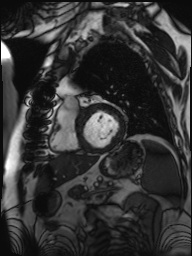
#> input picture src/interface/images/cardiac.jpg, 192 x 256 px
$ python ImageNoiseDriver.py
#> lines starting #> are read from the running program, lines starting #| are printed output that depends on the picture; after the words box and inside, x2 and y2 are one past the last pixel; in counts of white or black regions, pixels touching at a corner belong together
### src/project/Utilities.py
import cv2
import numpy as np


def loadImage(image_path):
    # image = None
#> called with image_path = 'images/cardiac.jpg'
    image = cv2.imread(image_path, 0)
#> image is the input picture: shape (256, 192); min 5, max 255, mean 52.9
#> call 2 of loadImage, with image_path = 'images/brain.png'
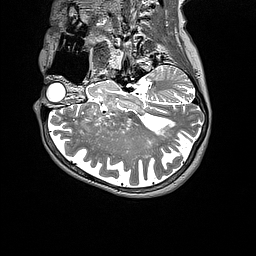
#> input picture src/interface/images/brain.png, 256 x 256 px
#> in loadImage, image is the input picture: shape (256, 256); min 0, max 255, mean 58
    return image


def loadMatrix(filename):
    # matrix = None
#> called with filename = 'images/noisyimage.npy'
    matrix = np.load(filename)
#> (reads src/interface/images/noisyimage.npy from the repository)
    return matrix


def saveImage(filename, image):
    cv2.imwrite(filename, image)
    return True


def saveMatrix(filename, matrix):
    np.save(filename, matrix)
    return True


# map input image to values from 0 to 255"
# [15 lines left out: functions normalizeImage, writableDFT, not called in this run]


# Use openCV to display your image"
# Remember: normalize binary masks and convert FFT matrices to be able to see and save them"
def displayImage(image):
    cv2.namedWindow("Image")
    cv2.imshow("Image", image)
    cv2.waitKey()
    cv2.destroyAllWindows()


# [4 lines left out: function getDFT, not called in this run]

# Convert from fft matrix to an image"
def getImage(dft_img):
    inverse_img = np.fft.ifftshift(dft_img)
    f = np.fft.ifft2(inverse_img)
    img_back = np.abs(f)
    return img_back

# Both input values must be raw values"
def applyMask(image_dft, mask):
    return image_dft * mask


# [15 lines left out: functions signalToNoise, post_process_image, not called in this run]

### src/project/ImageSynthesisNoise.py
import numpy as np
import cv2
import signal

def idealLowpassFilter(emptymask, cutoff):
    row, col = emptymask
    xrow, ycol = row/2, col/2
    lp_mask = np.zeros((row, col), np.float64)

    for i in range(lp_mask.shape[0]):
        for k in range(lp_mask.shape[1]):
            pt = np.sqrt((np.square(i - xrow)) + np.square(k - ycol))
            if pt <= cutoff:
                lp_mask[i][k] = 255
            else:
                lp_mask[i][k] = 0

    mask = lp_mask

    return mask


def idealHighpassFilter(emptymask, cutoff):
    hp_mask = idealLowpassFilter(emptymask, cutoff)
    hp_mask = 255 - hp_mask
    mask = hp_mask

    return mask


def gaussianLowpassFilter(emptymask, cutoff):
    row, col = emptymask
    xrow, ycol = row/2, col/2
    gausLP_mask = np.zeros(emptymask)

    for i in range(row):
        for k in range(col):
            pt = np.sqrt(((i - xrow) * (i - ycol)) + ((k - ycol) * (k - ycol)))
            gausLP_mask[i][k] = np.exp((-1 * np.power(pt, 2)) / (2 * cutoff * cutoff))

    mask = gausLP_mask
    return mask


def gaussianHighpassFilter(emptymask, cutoff):
    gausHL_mask = gaussianLowpassFilter(emptymask, cutoff)
    gausHL_mask = 255 - gausHL_mask
    mask = gausHL_mask

    return mask


def butterworthLowpassFilter(emptymask, cutoff, order):
    row, col = emptymask
    xrow, ycol = row/2, col/2
    bwLP_mask = np.zeros(emptymask)

    for i in range(row):
        for k in range(col):
            pt = np.sqrt(np.power((i - xrow), 2) + np.power((k - ycol), 2))
            bwLP_mask[i][k] = 1/(1 + np.power((pt/cutoff), (2 * order)))

    mask = bwLP_mask

    return mask


def butterworthHighpassFilter(emptymask, cutoff, order):
    bwHP_mask = butterworthLowpassFilter(emptymask, cutoff, order)
    bwHP_mask = 255 - bwHP_mask
    mask = bwHP_mask

    return mask


def ringLowpassFilter(emptymask, cutoff, thickness):
    row, col = emptymask
    xrow, ycol = row/2, col/2
    rLP_mask = np.zeros(emptymask)

    for i in range(rLP_mask.shape[0]):
        for k in range(rLP_mask.shape[1]):
            pt = np.sqrt((np.square(i - xrow)) + np.square(k - ycol))
            if (pt <= cutoff+thickness) and (pt > (cutoff-thickness)):
                rLP_mask[i][k] = 255
            else:
                rLP_mask[i][k] = 0

    mask = rLP_mask

    return mask


# [16 lines left out: function ringHighpassFilter, not called in this run]

### src/interface/ImageNoiseDriver.py
# Use this file as you wish to generate the images needed to answer the report

import src.project.Utilities as util
import src.project.ImageSynthesisNoise as isn


heart = "images/cardiac.jpg"
brain = "images/brain.png"
matrix = "images/noisyimage.npy"

##############  Utilities   ###################
img = util.loadImage(heart)
img2 = util.loadImage(brain)
img3 = util.loadMatrix(matrix)
# util.displayImage(img)
# util.displayImage(img2)
#util.displayImage(img)
h = img.shape[0]
#> h = 256
w = img.shape[1]
#> w = 192
h1 = img2.shape[0]
#> h1 = 256
w1 = img2.shape[1]
#> w1 = 256

w2 = img3.shape[1]
h2 = img3.shape[0]

print(h2)
print(w2)

mask_size = (h, w)
#> mask_size = (256, 192)
mask_size2 = (h1, w1)
#> mask_size2 = (256, 256)

# [35 lines of commented-out code are left out]

nmask_size = (h2, w2)

img_copy = util.getImage(img3)

mask = isn.idealHighpassFilter(nmask_size, 100)
mask1 = isn.idealLowpassFilter(nmask_size, 100)
mask2 = isn.gaussianHighpassFilter(nmask_size, 100)
mask3 = isn.ringLowpassFilter(nmask_size, 100, 10)
mask4 = isn.butterworthHighpassFilter(nmask_size, 50, 2)

masks = (mask, mask1, mask2, mask3, mask4)

count = 0
for mask in masks:
    a = util.applyMask(mask, img_copy)
    count += 1
    print(count)
    util.displayImage(a)
#> this loop made 5 passes
#> pass 1, in displayImage, `cv2.imshow("Image", image)`:
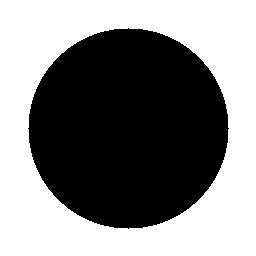
#> window 'Image': shape (256, 256); 52.1% white; 1 black region, box (x1, y1, x2, y2) and area: (28, 28, 229, 229) 31417
